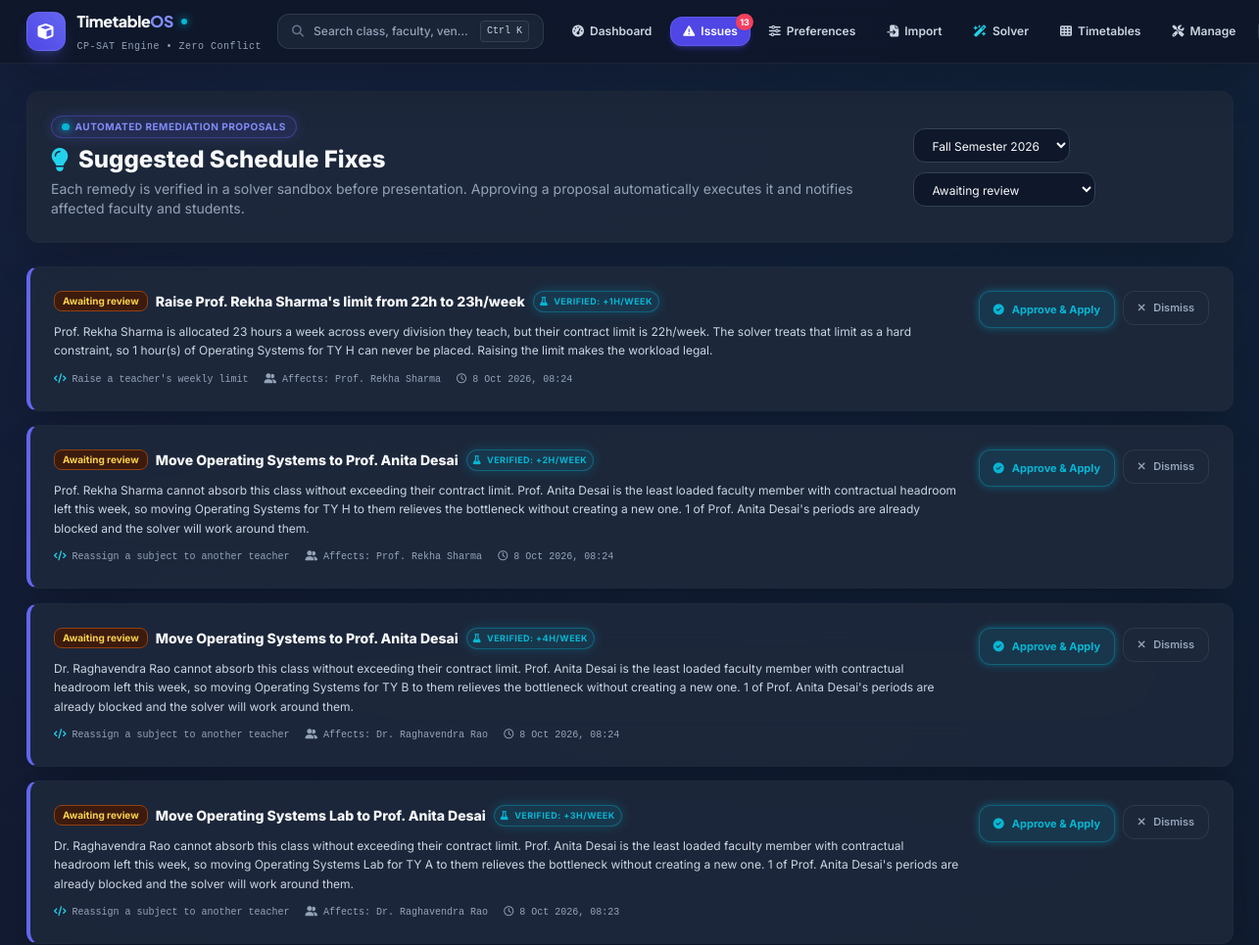
Before: /proposals/ (signed in, upper part) with the older database file.
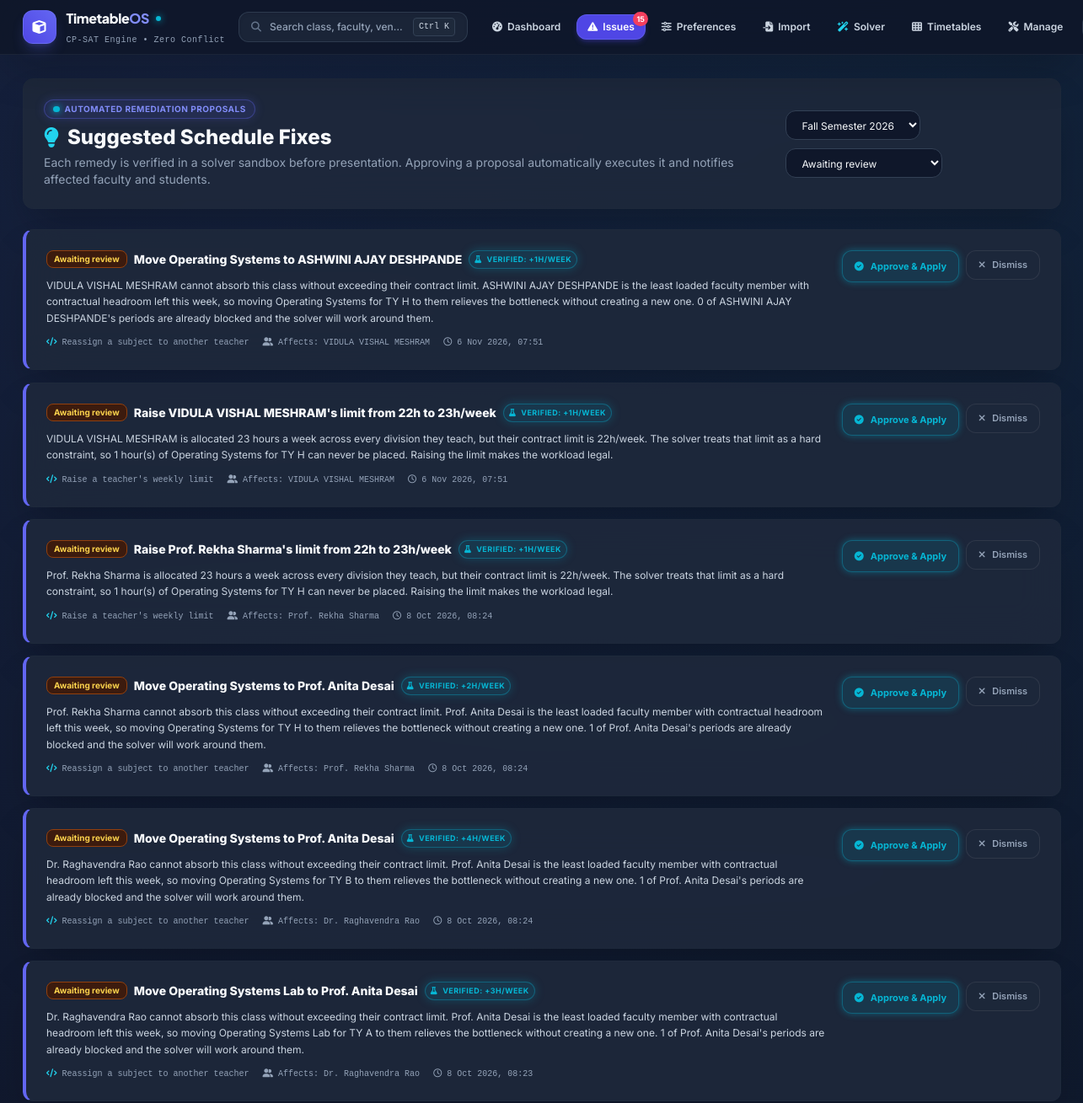
After: the same page with the newer database file.
### scheduler/models.py (models this page shows, shortened)
class ProposedChange(models.Model):
    KIND_CHOICES = [
        ('ADD_ROOM', 'Add a room'),
        ('RAISE_TEACHER_LIMIT', 'Raise a teacher\'s weekly limit'),
        ('REASSIGN_TEACHER', 'Reassign a subject to another teacher'),
        ('REDUCE_HOURS', 'Reduce weekly hours'),
        ('APPLY_PREFERENCES', 'Apply timetable preferences'),
        ('RELAX_UNAVAILABILITY', 'Relax teacher unavailability'),
    ]
    STATUS_CHOICES = [
        ('PENDING', 'Awaiting review'),
        ('APPROVED', 'Approved'),
        ('APPLIED', 'Applied and verified'),
        ('REJECTED', 'Rejected'),
        ('FAILED', 'Applied but did not help'),
    ]
    semester = models.ForeignKey(
        Semester, on_delete=models.CASCADE, related_name='proposals'
    )
    issue = models.ForeignKey(
        SchedulingIssue, null=True, blank=True, on_delete=models.SET_NULL,
        related_name='proposals',
    )
    kind = models.CharField(max_length=32, choices=KIND_CHOICES)
    title = models.CharField(max_length=200)
    rationale = models.TextField(
        help_text='Why the engine believes this will resolve the problem.'
    )
    expected_effect = models.CharField(max_length=300, blank=True)
    payload = models.JSONField(default=dict)
    status = models.CharField(max_length=16, choices=STATUS_CHOICES, default='PENDING')
    verified_gain_hours = models.IntegerField(
        default=0, blank=True, null=True,
        help_text='Hours recovered when the remedy was trialled in a sandbox.',
    )
    result_note = models.TextField(blank=True)
    created_at = models.DateTimeField(auto_now_add=True)
    reviewed_at = models.DateTimeField(null=True, blank=True)
    reviewed_by = models.ForeignKey(
        settings.AUTH_USER_MODEL, null=True, blank=True,
        on_delete=models.SET_NULL, related_name='reviewed_proposals',
    )
    class Meta:
        ordering = ['-created_at']
    @property
    def is_actionable(self):
        return self.status == 'PENDING'
    def affected_people(self):
        payload = self.payload or {}
        if self.kind == 'ADD_ROOM':
            return 'All divisions needing a larger room'
        if self.kind == 'RAISE_TEACHER_LIMIT':
            return payload.get('teacher_name', 'the teacher')
        if self.kind == 'REASSIGN_TEACHER':
            return payload.get('previous_teacher', 'the teacher')

### scheduler/views.py (the view)
# urls.py: path('proposals/', views.proposal_list_view, name='proposal_list'),
@admin_required
def proposal_list_view(request):
    semesters, semester = _selected_semester(request)
    queryset = ProposedChange.objects.select_related(
        "semester", "issue__assignment__division", "issue__assignment__subject", "reviewed_by"
    )
    if semester:
        queryset = queryset.filter(semester=semester)
    status = request.GET.get("status") or "PENDING"
    if status != "ALL":
        queryset = queryset.filter(status=status)
    context = {
        "semesters": semesters,
        "selected_semester": semester,
        "proposals": queryset[:100],
        "status": status,
        "statuses": ProposedChange.STATUS_CHOICES,
        "pending_count": ProposedChange.objects.filter(status="PENDING").count(),
    }
    return render(request, "scheduler/proposals.html", context)

### scheduler/context_processors.py (called while the page is built)
def navigation_context(request):
    user = getattr(request, "user", None)
    if user is None or not user.is_authenticated:
        return {"notifications_unread": 0, "unread_count": 0}
    unread = Notification.objects.filter(recipient=user, is_read=False).count()
    return {"notifications_unread": unread, "unread_count": unread}

### scheduler/roles.py (called while the page is built, shortened)
def is_admin(user):
    if not user or not user.is_authenticated:
        return False
    if user.is_superuser or user.is_staff:
        return True
    return user.groups.filter(name=ADMIN_GROUP).exists()

def admin_required(view):
    @login_required
    @wraps(view)
    def _wrapped(request, *args, **kwargs):
        return view(request, *args, **kwargs)
    return _wrapped

### scheduler/views.py (called while the page is built)
def _selected_semester(request):
    semesters = Semester.objects.all().order_by("-start_date")
    semester_id = request.GET.get("semester_id") or request.POST.get("semester_id")
    if semester_id:
        return semesters, get_object_or_404(Semester, pk=semester_id)
    return semesters, semesters.first()

### scheduler/templates/scheduler/proposals.html (shortened to what the changed rows need)
{% extends "scheduler/base.html" %}
{% block content %}
<div class="space-y-6">
  <div class="card p-5 sm:p-6 flex flex-col lg:flex-row lg:items-center justify-between gap-4 bg-[#1E293B]/90 backdrop-blur-xl border border-slate-800 rounded-xl shadow-2xl">
    <div>
      <h1 class="text-xl sm:text-2xl font-extrabold text-[#F8FAFC] flex items-center gap-2.5">
        <i class="fa-solid fa-lightbulb text-cyan-400"></i> Suggested Schedule Fixes
      </h1>
    </div>
  </div>
  {% if not proposals %}
    <div class="card p-12 text-center bg-[#1E293B]/80 border border-slate-800 rounded-xl shadow-xl">
      <div class="w-14 h-14 rounded-xl bg-slate-800 text-cyan-400 border border-slate-700 grid place-items-center mx-auto text-2xl mb-4">
        <i class="fa-solid fa-lightbulb"></i>
      </div>
      <h2 class="text-base font-extrabold text-[#F8FAFC]">No {{ status|lower }} proposals found</h2>
      <p class="text-xs text-slate-400 mt-1 max-w-sm mx-auto">
        Open the Issue Centre and trigger <strong>Synthesize Fixes</strong> to have the engine simulate timetable adjustments.
      </p>
      <a href="{% url 'scheduler:issue_centre' %}" class="btn-primary mt-5 !rounded-xl">
        <i class="fa-solid fa-triangle-exclamation"></i> Open Issue Centre
      </a>
    </div>
  {% else %}
    <div class="space-y-3.5">
      {% for proposal in proposals %}
      <div class="card p-5 sm:p-6 bg-[#1E293B]/90 backdrop-blur-xl border border-slate-800 rounded-xl shadow-2xl transition-all hover:border-slate-700 {% if proposal.is_actionable %}border-l-4 border-l-indigo-500{% else %}opacity-80{% endif %}">
        <div class="flex flex-col lg:flex-row lg:items-start justify-between gap-4">
          <div class="min-w-0 flex-1">
            <div class="flex flex-wrap items-center gap-2">
              <span class="px-2 py-0.5 rounded-lg text-[10px] font-bold border
                {% if proposal.status == 'PENDING' %}bg-amber-950/80 text-amber-300 border-amber-800
                {% elif proposal.status == 'APPLIED' %}bg-cyan-950/80 text-cyan-300 border-cyan-800
                {% elif proposal.status == 'REJECTED' %}bg-slate-800 text-slate-400 border-slate-700
                {% else %}bg-rose-950/80 text-rose-300 border-rose-800{% endif %}">
                {{ proposal.get_status_display }}
              </span>
              <h3 class="text-sm font-extrabold text-[#F8FAFC]">{{ proposal.title }}</h3>
              {% if proposal.verified_gain_hours %}
              <span class="status-pill-cyan !text-[9px] !py-0.2 !px-1.5">
                <i class="fa-solid fa-flask"></i> Verified: +{{ proposal.verified_gain_hours }}h/week
              </span>
              {% endif %}
            </div>
            <p class="text-xs text-slate-300 leading-relaxed mt-2.5">{{ proposal.rationale }}</p>
            <div class="flex flex-wrap items-center gap-x-4 gap-y-1 mt-3 text-[10px] text-slate-400 font-mono">
              <span><i class="fa-solid fa-code text-cyan-400"></i> {{ proposal.get_kind_display }}</span>
              <span><i class="fa-solid fa-user-group text-slate-400"></i> Affects: {{ proposal.affected_people }}</span>
              <span><i class="fa-regular fa-clock text-slate-400"></i> {{ proposal.created_at|date:"j M Y, H:i" }}</span>
            </div>
          </div>
          {% if proposal.is_actionable %}
          <div class="flex gap-2 shrink-0">
            <form method="POST" action="{% url 'scheduler:approve_proposal' proposal.pk %}" class="js-confirm"
                  data-confirm="Apply this fix? It will change the timetable and notify affected parties.">
              <button class="btn-cyan !text-[11px] !py-2 !px-3.5 !rounded-xl shadow-glow-cyan-sm font-bold" data-loading="Applying&hellip;">
                <i class="fa-solid fa-circle-check"></i> Approve &amp; Apply
              </button>
            </form>
            <form method="POST" action="{% url 'scheduler:reject_proposal' proposal.pk %}" class="js-confirm"
                  data-confirm="Decline this suggestion? The timetable will not change.">
              <button class="btn-ghost !text-[11px] !py-2 !px-3.5 !rounded-xl">
                <i class="fa-solid fa-xmark"></i> Dismiss
              </button>
            </form>
          </div>
          {% endif %}
        </div>
      </div>
      {% endfor %}
    </div>
  {% endif %}
</div>
{% endblock %}

Changed rows visible on the page:
added ProposedChange: status "Awaiting review", title "Move Operating Systems to ASHWINI AJAY DESHPANDE", verified_gain_hours "1", rationale "VIDULA VISHAL MESHRAM cannot absorb this class without exceeding their contract limit. ASHWINI AJAY DESHPANDE is the least loaded faculty member with contractual headroom left this week, so moving Operating Systems for TY H to them relieves the bottleneck without creating a new one. 0 of ASHWINI AJAY DESHPANDE's periods are already blocked and the solver will work around them.", kind "Reassign a subject to another teacher", affected_people "VIDULA VISHAL MESHRAM", created_at "6 Nov 2026, 07:51"
added ProposedChange: status "Awaiting review", title "Raise VIDULA VISHAL MESHRAM's limit from 22h to 23h/week", verified_gain_hours "1", rationale "VIDULA VISHAL MESHRAM is allocated 23 hours a week across every division they teach, but their contract limit is 22h/week. The solver treats that limit as a hard constraint, so 1 hour(s) of Operating Systems for TY H can never be placed. Raising the limit makes the workload legal.", kind "Raise a teacher's weekly limit", affected_people "VIDULA VISHAL MESHRAM", created_at "6 Nov 2026, 07:51"
Other visible differences:
{{ unread_count }}: "13" → "15"
